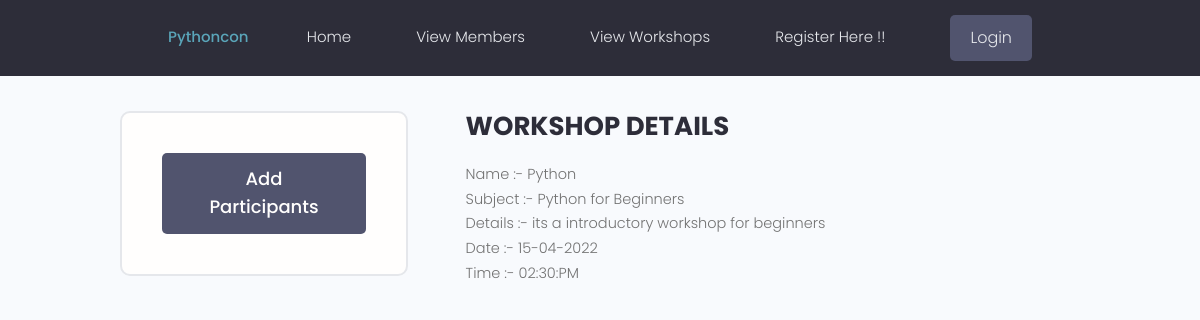
Screenshot of /workshop_details/28959d31a34342b6aa0ee4a9e8e686c9/ with the database file from the repository.
### register/models.py (models this page shows, shortened)
class Workshop_details(models.Model):
    workshop_name=models.CharField(max_length=2000,blank=True,null=True)
    workshop_date=models.CharField(max_length=200,blank=True,null=True)
    workshop_time=models.CharField(max_length=200,blank=True,null=True)
    workshop_subject=models.CharField(max_length=5000,null=True,blank=True)
    workshop_details=models.TextField(null=True,blank=True)
    id=models.UUIDField(default=uuid4,unique=True,primary_key=True,editable=False)

### register/views.py (the view)
# urls.py: path('workshop_details/<str:pk>/',views.workshop_details,name='workshop_details')
def workshop_details(request , pk):
    workshopObj= Workshop_details.objects.get( id = pk )
    return render(request,'register/workshop_details.html',{'workshopObj':workshopObj})

### register/templates/register/workshop_details.html (shortened to what this page needs)
{% extends 'main.html' %}
{% block content %}
{% load static %}
<main class="profile my-md">
    <div class="container">
      <div class="layout">
        <div class="column column--1of3">
          <div class="card text-center">
            <div class="card__body dev">
              <a href="#" class="btn btn--sub btn--lg">Add Participants </a>
            </div>
          </div>
        </div>
        <div class="column column--2of3">
          <div class="devInfo">
            <h3 class="devInfo__title">Workshop Details</h3>
            <p class="devInfo__about">
              Name :- {{workshopObj.workshop_name}}
            </p>
            <p class="devInfo__about">
              Subject :- {{workshopObj.workshop_subject}}
            </p>
            <p class="devInfo__about">
              Details :- {{workshopObj.workshop_details}}
            </p>
            <p class="devInfo__about">
              Date :- {{workshopObj.workshop_date}}
            </p>
            <p class="devInfo__about">
              Time :- {{workshopObj.workshop_time}}
            </p>
          </div>
            </div>
          </div>
        </div>
  </main>
{% endblock content %}

### static/styles/app.css (style rules this page uses)
:root { --color-sub: #2d2d39; }
.btn--sub { background-color: var(--color-sub-light); }
.card { border: 2px solid var(--color-light); }
.profile .card > .dev { padding: 4rem; }
.devInfo { margin-bottom: 3rem; }
.devInfo__title, .devInfo__subtitle { font-size: 2.6rem; color: var(--color-sub); text-transform: uppercase; font-weight: 700; margin-bottom: 1.5rem; }
.devInfo__about, .devSkill__info { font-size: 1.45rem; line-height: 1.7; text-align: justify; }

### static/uikit/styles/modules/_variables.css (style rules this page uses)
:root { --color-main: #5aa5b9; --color-main-light: #e6faff; --color-sub: #3f4156; --color-sub-light: #51546e; --color-sub-lighter: #ededfd; --color-text: #737373; --color-gray: #8b8b8b; --color-light: #e5e7eb; --color-light-gray: #767676; --color-bg: #f8fafd; --color-white: #fffefd; --color-white-light: #f3f3f3; --color-success: #359e64; --color-success-bg: #def8e8; --color-error: #fc4b0b; --color-error-bg: #fff2ee; --font-base: 'Poppins', arial, helvetica, 'Segoe UI', roboto, ubuntu, sans-serif; --font-monospace: 'Fira Code', 'Courier New', courier, monospace; --font-regular: 300; --font-medium: 500; --font-bold: 700; --generic-shadow: 1px 1px 5px #00000010; --generic-transition: all 0.3s ease-in-out; }

### static/uikit/styles/modules/_base.css (style rules this page uses)
* { margin: 0; padding: 0; box-sizing: border-box; text-rendering: optimizeLegibility; color: inherit; font-size: inherit; }
html { font-size: 50%; }
@media only screen and (min-width: 480px) { html { font-size: 56.25%; } }
@media only screen and (min-width: 1200px) { html { font-size: 62.5%; } }
body { line-height: 1.6; font-weight: 400; font-size: 1.5rem; color: var(--color-text); background-color: var(--color-bg); min-height: 100vh; }

### static/uikit/styles/modules/_typography.css (style rules this page uses)
* { font-family: var(--font-base); }
h3 { font-size: 3.2rem; font-weight: var(--font-medium); }
p, span, strong { font-size: 1.6rem; color: var(--color-text); font-weight: var(--font-regular); }
a { padding-bottom: 2px; text-decoration: none; display: inline-block; color: var(--color-main); font-weight: var(--font-medium); }

### static/uikit/styles/modules/_utilities.css (style rules this page uses)
.container { width: 92%; max-width: 165rem; margin: 0 auto; box-sizing: border-box; }
@media screen and (min-width: 1000px) { .container { width: 90%; } }
@media screen and (min-width: 1200px) { .container { width: 80%; } }
.text-center { text-align: center; }
.my-md { margin: 3rem auto; }

### static/uikit/styles/modules/_button.css (style rules this page uses)
.btn { display: inline-block; position: relative; cursor: pointer; background-color: var(--color-light); font-weight: var(--font-medium); color: var(--color-sub); text-decoration: none; padding: 1rem 2rem; border-radius: 0.5rem; border: none; width: -webkit-fit-content; width: -moz-fit-content; width: fit-content; height: -webkit-fit-content; height: -moz-fit-content; height: fit-content; font-size: 1.6rem; outline-width: 0; outline-color: transparent; -webkit-backface-visibility: hidden; backface-visibility: hidden; transition: all 0.3s ease-in-out; }
.btn--sub { background-color: var(--color-sub); color: var(--color-white); }
.btn--lg { font-size: 1.8rem; padding: 1.2rem 4.5rem; }

### static/uikit/styles/modules/_card.css (style rules this page uses)
.card { border-radius: 1rem; background-color: var(--color-white); border: 1.5px solid var(--color-light); width: auto; height: auto; margin-top: 0.5rem; margin-bottom: 0.5rem; overflow: hidden; }
.card__body, .card__header { padding: 2rem 2.5rem; }

### static/uikit/styles/modules/_layout.css (style rules this page uses)
.layout { display: flex; flex-flow: row wrap; justify-content: space-between; }
.layout > .column { margin-bottom: 3rem; }
.layout > .column.column--1of3 { flex-basis: 30%; }
.layout > .column.column--2of3 { flex-basis: 64%; }

### rows the page displays
Workshop_details: workshop_name "Python", workshop_subject "Python for Beginners", workshop_details "its a introductory workshop for beginners", workshop_date "15-04-2022", workshop_time "02:30:PM"
